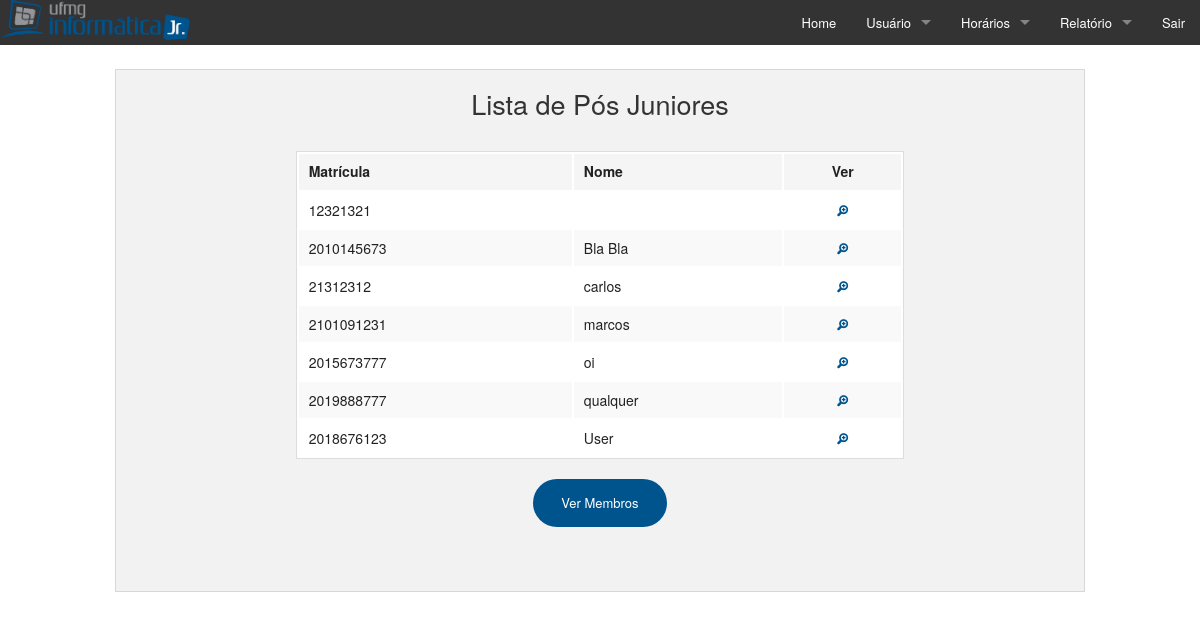
The app's page /pages/ativar_usuario.php (signed in) with its own data.
### tables this page shows
CREATE TABLE IF NOT EXISTS `usuarios` (
  `matr` char(10) NOT NULL,
  `nome` varchar(50) NOT NULL,
  `senha` varchar(256) NOT NULL,
  `email_pessoal` char(50) NOT NULL,
  `email_profissional` varchar(50) DEFAULT NULL,
  `diretoria` int(11) DEFAULT NULL,
  `cargo` char(30) NOT NULL,
  `ingresso_faculdade` varchar(6) NOT NULL,
  `ingresso_empresa` varchar(45) DEFAULT NULL,
  `permissao` int(6) NOT NULL COMMENT 'admin ou comum',
  `conectado` int(11) NOT NULL COMMENT '1=CONECTADO; 0=NÃO CONECTADO',
  `data_criacao` datetime NOT NULL,
  `data_desligamento` datetime DEFAULT NULL,
  PRIMARY KEY (`matr`),
  UNIQUE KEY `email` (`email_pessoal`),
  KEY `diretoria` (`diretoria`),
  KEY `id_premissoes_idx` (`permissao`)
);

### pages/ativar_usuario.php (called while the page is built, shortened)
<?php
	require_once("listar_pos_juniores.php");
?>

### pages/listar_pos_juniores.php (the view, shortened to what this page needs)
<!doctype html>
<?php
	require_once("connect/testmysql_p.php");
	$sql = "SELECT matr, nome FROM usuarios WHERE permissao='3' ORDER BY nome ASC";
	if (isset($sql))
		if (!mysqli_query($conn, $sql)) {
	  		$msg_erro = "Não foi possível realizar essa operação.";
		} else {
			$resultado = mysqli_query($conn, $sql);
		}
?>
<html class="no-js" lang="en">
<head>
	<link rel="stylesheet" href="../css/foundation.css" />
	<link rel="stylesheet" href="../foundation-icons/foundation-icons.css" />
	<link rel="stylesheet" href="../foundation-icons/ foundation-icons.[eot/ttf/svg/woff]" />
</head>
<body>
	<?php
		require_once("menu/menu.php");
	?>
	<br>
	<div class="row">
		<div class="large-12 medium-10 large-push-0 medium-push-1 columns">
			<div class="panel">
				<h3 class="text-center">Lista de Pós Juniores</h3>
				<br>
				<div class="row">
					<div class="large-8 push-2 columns">
						<table class="large-12">
							<thead>
								<tr>
									<th>Matrícula</th>
									<th>Nome</th>
									<th class="text-center">Ver</th>
								</tr>
							</thead>
							<tbody>
								<?php
									while ($row = mysqli_fetch_assoc($resultado)) {
								?>
									    <tr>
											<td> <?php echo $row['matr'] ?></td>
											<td> <?php echo $row['nome'] ?></td>
											<td class="text-center"><a href="ver_usuario.php?id=<?php echo $row['matr']?>"><i class="fi-zoom-in"></a></td>
										</tr>
								<?php
									}
								?>
							</tbody>
						</table>
						<div class="row">
							<div class="large-12 medium-12 small-12 columns text-center">
								<a href="listar_usuarios.php" class="small round button">Ver Membros </a>
							</div>
						</div>
					</div>
				</div>
				<br>
		</div>
	</div>
</div>
</body>
</html>

### pages/menu/menu.php (shortened to what this page needs)
<nav class="top-bar" data-topbar role="navigation">
	<ul class="title-area">
		<li class="name logo">
			<a href="home.php"><img src="../img/logomenu.png"></a>
		</li>
	</ul>
	<section class="top-bar-section">
		<ul class="right">
			<li><a href="home.php">Home</a></li>
			<li class="has-dropdown">
				<a href="#">Usuário</a>
			</li>
			<li class="has-dropdown">
				<a href="#">Horários</a>
			</li>
			<li class="has-dropdown">
				<a href="#">Relatório</a>
			</li>
			<li><a href="logout.php">Sair</a></li>
		</ul>
	</section>
</nav>

### records on screen
usuarios: matr "12321321"
usuarios: matr "2010145673", nome "Bla Bla"
usuarios: matr "21312312", nome "carlos"
usuarios: matr "2101091231", nome "marcos"
usuarios: matr "2015673777", nome "oi"
usuarios: matr "2019888777", nome "qualquer"
usuarios: matr "2018676123", nome "User"
